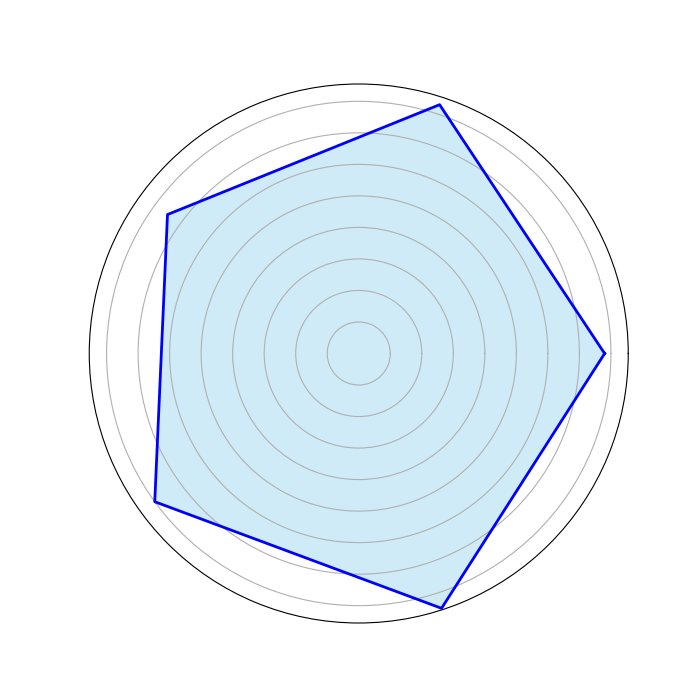

Reproduce this figure in Python.
import matplotlib.pyplot as plt
import numpy as np

# Define the genres
categories = ['Action', 'Adventure', 'Strategy', 'Role-Playing', 'Simulation']
num_vars = len(categories)
ratings = [7.8, 8.3, 7.5, 8.0, 8.5]  # Manually shuffled ratings

angles = np.linspace(0, 2 * np.pi, num_vars, endpoint=False).tolist()
ratings += ratings[:1]
angles += angles[:1]

fig, ax = plt.subplots(figsize=(7, 7), subplot_kw=dict(polar=True))

ax.fill(angles, ratings, color='skyblue', alpha=0.4)
ax.plot(angles, ratings, color='blue', linewidth=2)

ax.set_yticklabels([])
ax.set_xticks([])
ax.set_xticklabels([])

plt.show()
